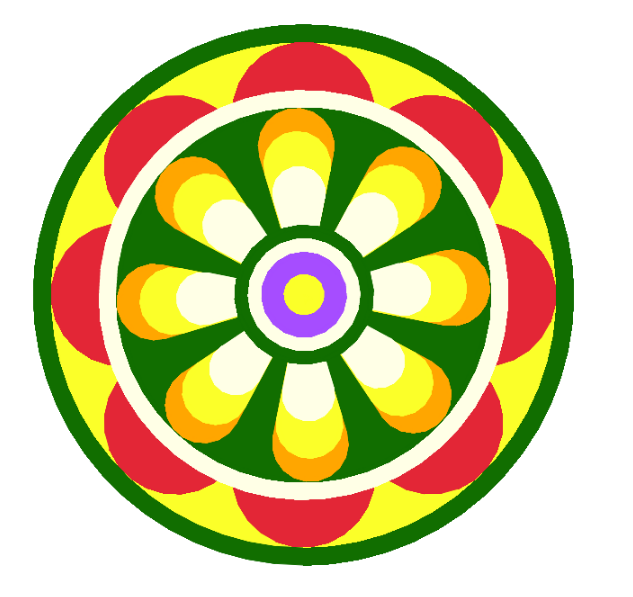

This chart was generated by the following Python code:
import turtle

print("Happy Onam")
tim = turtle.Turtle()
tim.speed(5000)

def petal(length=200,x1=0,x2=0,x3=0):
  tim.color(x1,x2,x3)
  tim.begin_fill()
  for i in range(9):
    tim.forward(length)
    tim.circle(length/4,208)
    tim.forward(length)
    tim.right(180)
    tim.right(-17)
  tim.end_fill()

def circ(rad=100,x1=0,x2=0,x3=0):
  tim.penup()
  tim.right(-90)
  tim.backward(rad)
  tim.pendown()
  tim.right(90)
  tim.color(x1,x2,x3)
  tim.begin_fill()
  tim.circle(rad)
  tim.end_fill()
  tim.penup()
  tim.right(-90)
  tim.forward(rad)
  tim.pendown()
  tim.right(90)

def sq(x=50,x1=0,x2=0,x3=0):
  tim.color(x1,x2,x3)
  tim.begin_fill()
  for i in range(4):
    tim.forward(x)
    tim.right(90)
  tim.end_fill()

def sqdes(siz=20,x1=0,x2=0,x3=0,delta=20):
  tim.color(x1,x2,x3)
  for i in range(360/delta):
    sq(siz*0.707,x1,x2,x3)
    tim.right(delta)

#orange 255,166,0

circ(300, 17, 110, 0) #green
circ(280, 251,255,41) #yellow
tim.right(90)
tim.forward(201)
tim.right(-90)
tim.right(22.5)
for i in range(8):
  circ(78.95,227,38,54) #crimson
  tim.right(-45)
  tim.forward(154)

tim.right(67.5)
tim.backward(201)
#sqdes(280,255, 253, 184,30)
tim.pensize('5')
circ(225,255,255,230) #cream
circ(206,17,110,0) #green
#red 255,75,20'''
tim.right(-90)
tim.right(11.25)
petal(160,255,166,0) #orange
petal(140,251,255,41) #yellow
petal(110,255,255,230) #jasmine
circ(75,17,110,0) #green
circ(60,255,255,230) #jasmine
circ(45,166,77,255) #violet
circ(20,251,255,41) #yellow
